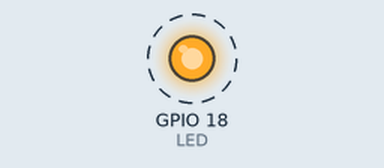
Recording of a program running on a simulated Raspberry Pi (BCM pin numbers). Parts: output pins drawn as LEDs (lit = HIGH). Dashed ring = blinking. At 18.0 s the program stops and its outputs stay as they are.

Above: at 0.5 s.
Timing chart, 0 to 4.6 s (numbered marks = the images above):
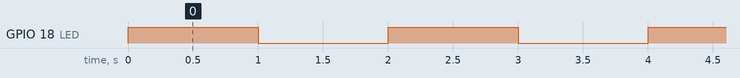

The program:

gpioLedOnOff.py
```python
#GPIO #18 LED ON/OFF
import RPi.GPIO as GPIO
from time import sleep

GPIO.setmode(GPIO.BCM)
LED = 18
GPIO.setwarnings(False)
GPIO.setup(LED, GPIO.OUT)

loop = 1
while loop < 10:
    GPIO.output(LED, True)
    sleep(1)
    GPIO.output(LED, False)
    sleep(1)
    loop += 1
```

Measured:
- by itself, GPIO 18 (LED): alternates HIGH for 1.0 s and LOW for 1.0 s, 18 changes in all, then stays LOW
